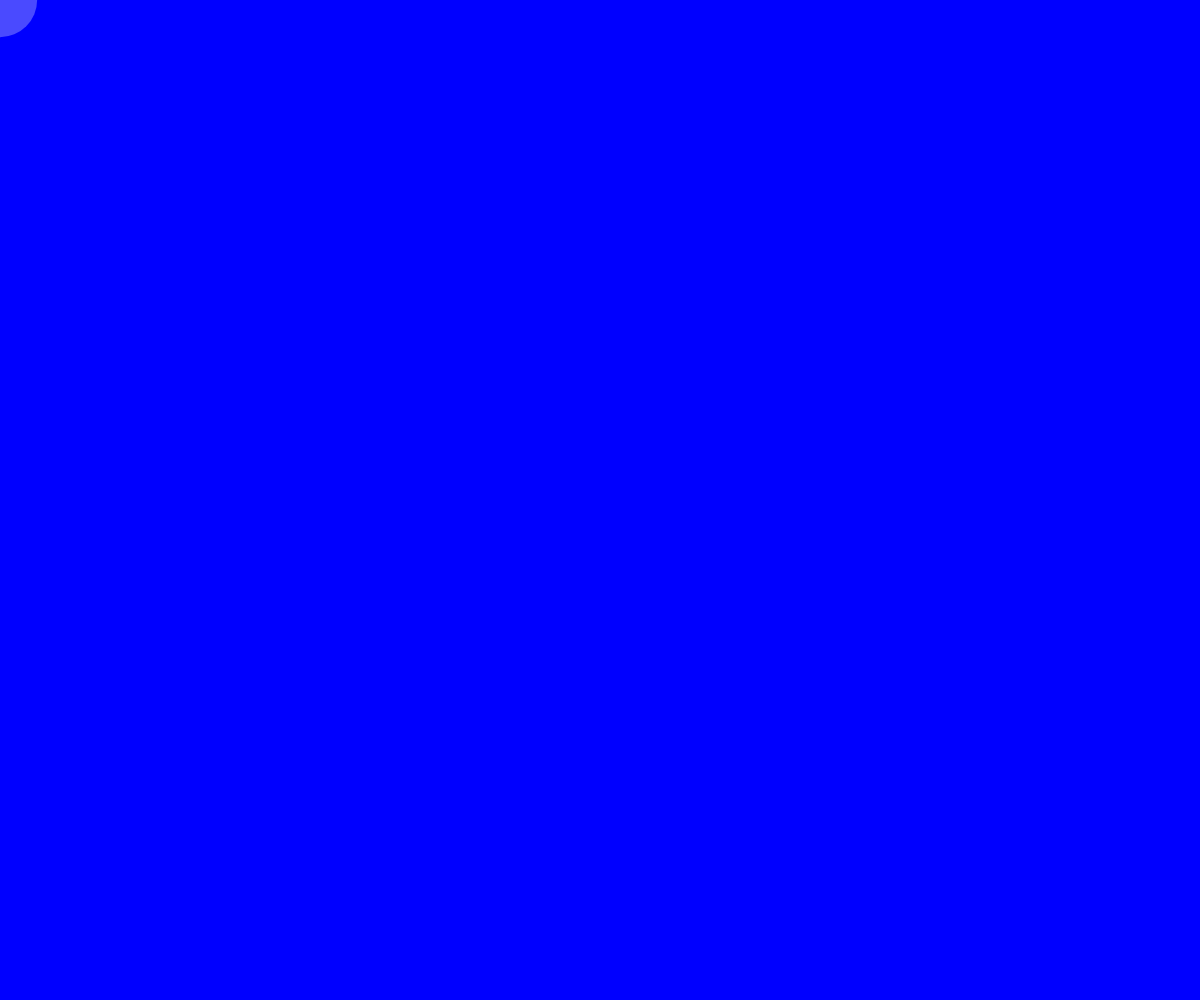
Frame 1 (no input)
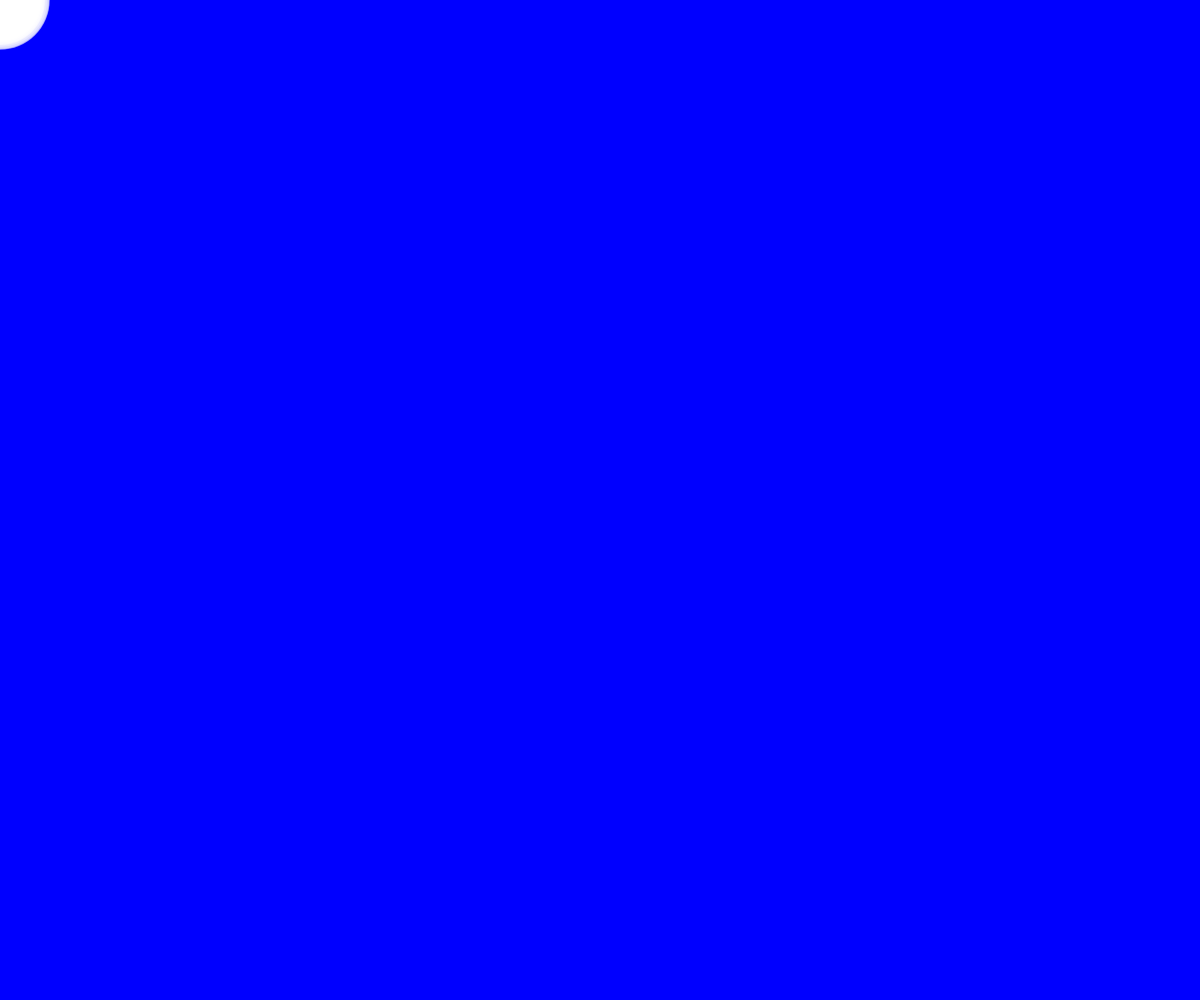
Frame 60 (no input)
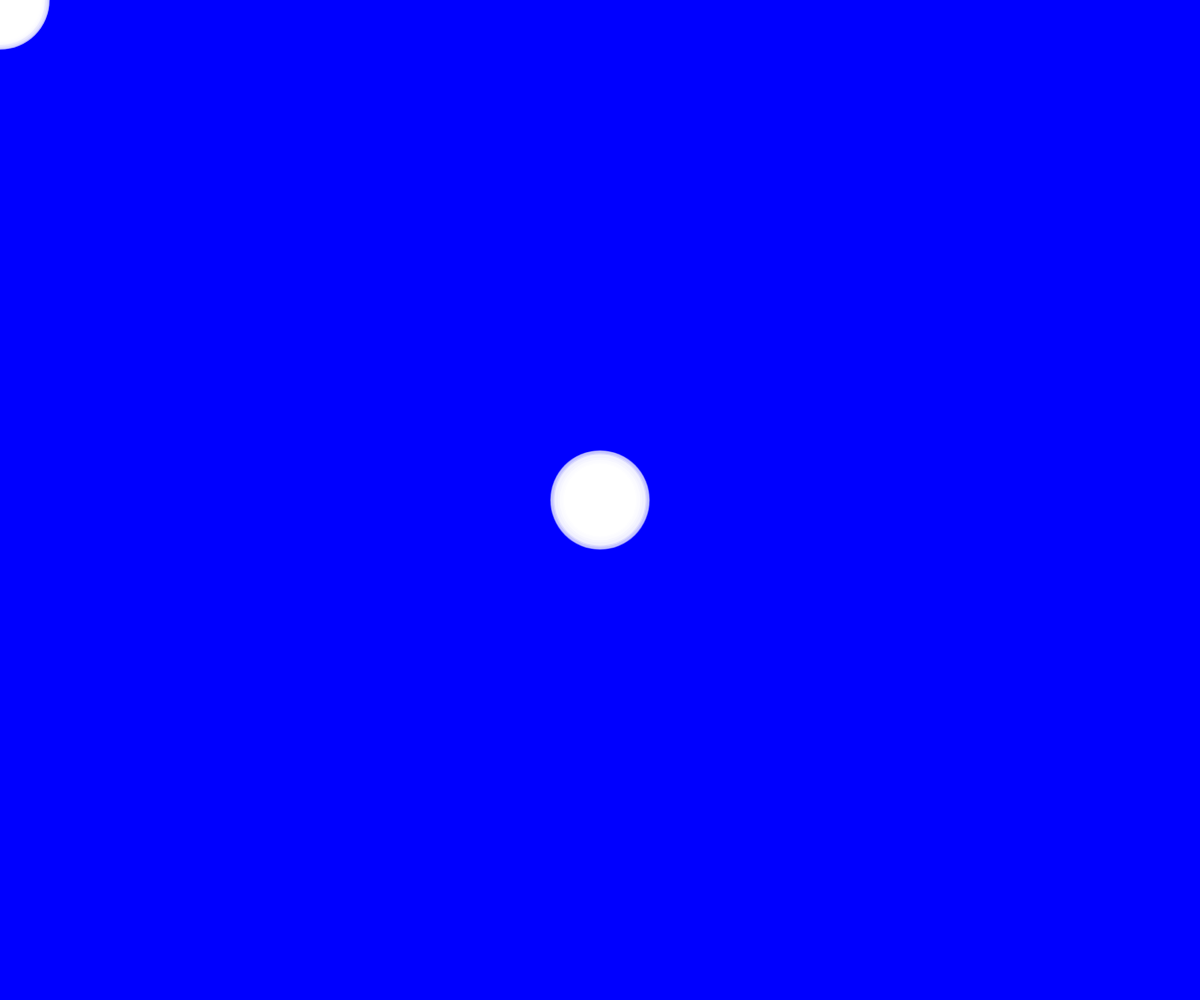
Frame 120 (the mouse pressed at the canvas centre since frame 60)

The p5.js sketch that drew these frames (run headless with seeded random() and noise() and a simulated clock; from frame 60 on, the mouse is pressed at the canvas centre):

// p5.js sketch
// ── sketch.js
var d;
function setup() {
  createCanvas(windowWidth, windowHeight);
  background(0, 0, 255);
  //sirve para otra cosa: frameRate(2);
}

function draw() {
  d= random(10,100);
  noStroke();
  fill(255,d)
  ellipse(mouseX,mouseY,d,d);
}
